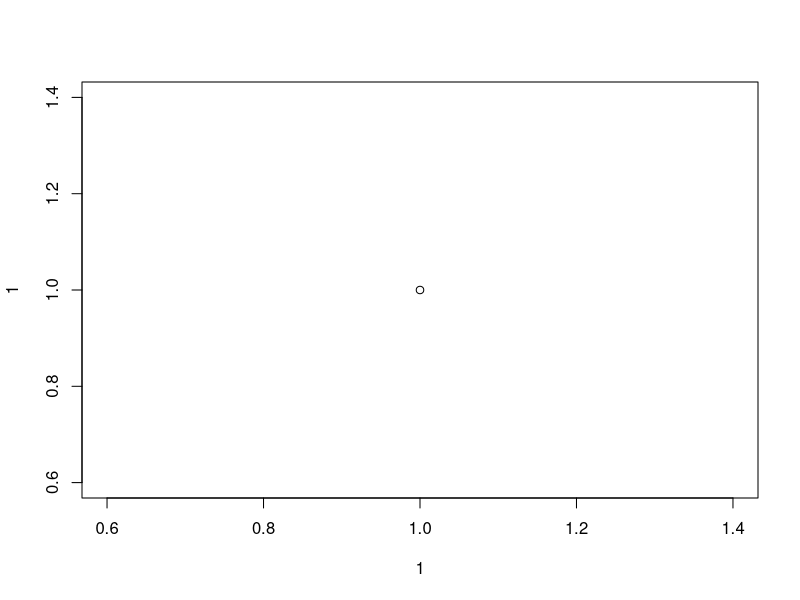
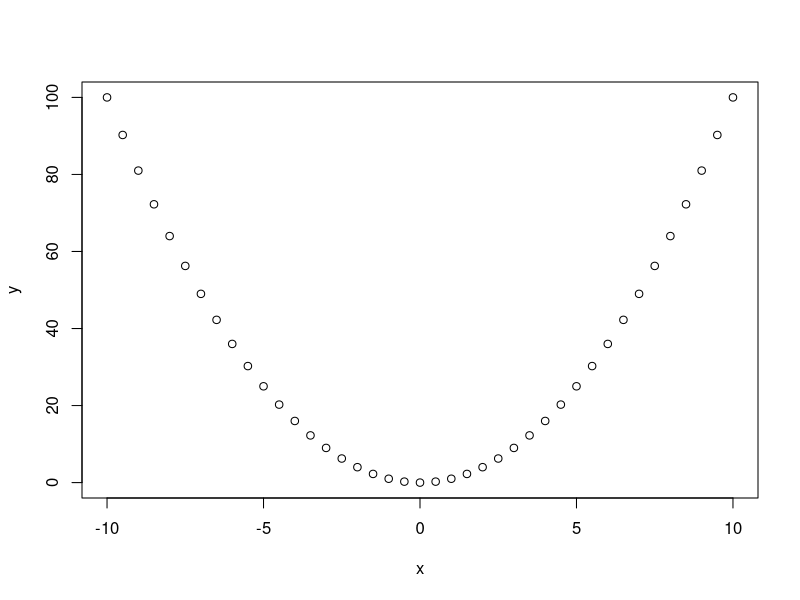
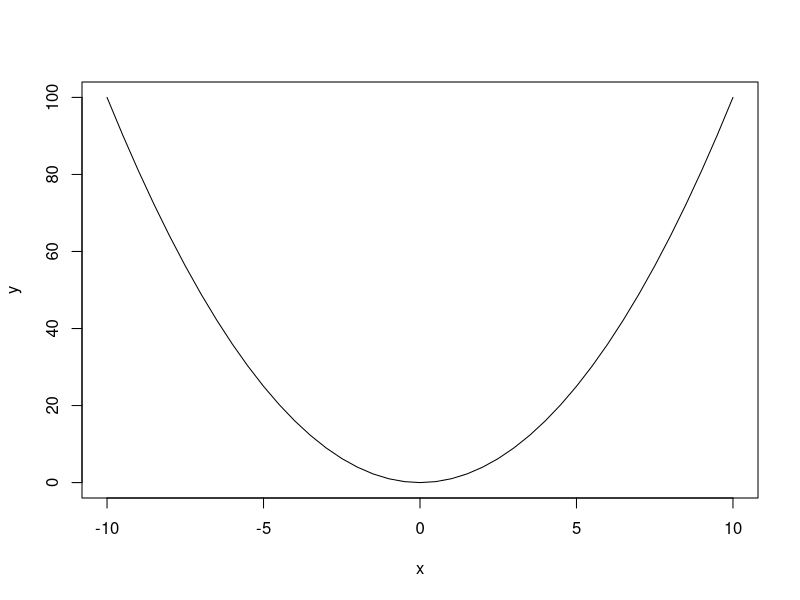
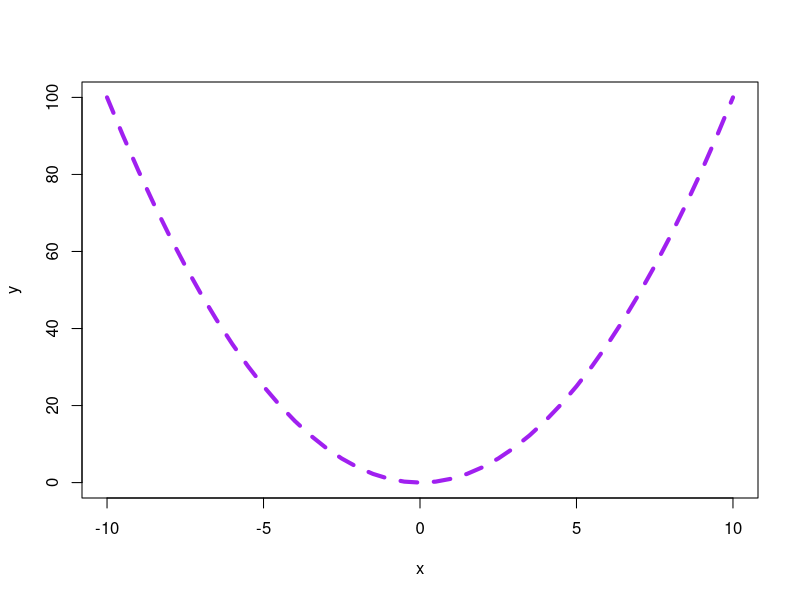

Recreate these plots in R, in order.
## ---- chunk 1
10:1
5:10
## ---- chunk 2
  c(1, 10, 20)
  1:5
  example("mean")
## ---- chunk 3
plot(1, 1)
## ---- chunk 4
x <- seq(-10, 10, by = 0.5)
y <- x ^ 2
plot(x, y)
## ---- chunk 5
x <- seq(-10, 10, by = 0.5)
y <- x ^ 2
plot(x, y, type = "l")
## ---- chunk 6
x <- seq(-10, 10, by = 0.5)
y <- x ^ 2
plot(x, y, type = "l", lwd = 4, lty = 2, col = "purple")
